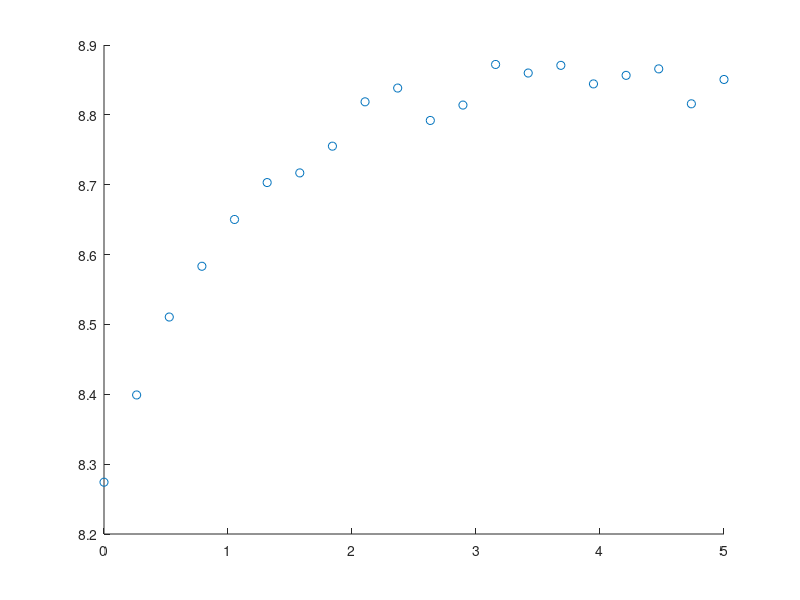

Source code (MATLAB): (Note: this script raises an error after producing the figure.)

A = .5;
B = 3;
C = 7;
D = 1.2;
X = linspace(0, 5, 20);
Y = D*atan(B*(X+A))+C;
Yn = Y + .1.*rand(1, length(Y));

scatter(X, Yn)

% Define Start points, fit-function and fit curve

% fo = fitoptions;
% fo.MaxIter = 100e3;

x0 = [.7 2 3 1]; 

func = @(a,b,c,d,x) d*atan(b*(x+a))+c;
func_lsq = @(x,xdata) x(4)*atan(x(2)*(xdata+x(1)))+x(3);

fitfun = fittype( func );


[fitted_curve,gof] = fit(X',Yn',fitfun);%, options);

% Save the coeffiecient values for a,b,c and d in a vector
coeffvals = coeffvalues(fitted_curve)
% Plot results
scatter(X, Yn, 'r+')
hold on
plot(X,fitted_curve(X))
hold off

% c = lsqcurvefit(func_lsq, x0, X, Yn);



% % This script is built-off phase_to_x but uses correctData().
% %
% %
% 
% len = 0.5; % meters
% Vp0 = 86.207e6; % m/s
% iv_conv = 9.5e-3; % A/V
% 
% load(fullfile("","","FOS1_Data.mat"));
% 
% % analysis_freqs = [1, 5, 50].*1e9; % Frequencies to plot [GHz]
% % analysis_freqs = [1, 5, 10, 15].*1e9; % Frequencies to plot [GHz]
% analysis_freqs = [1,2, 3, 4, 5, 10, 15, 20, 30, 40, 50].*1e9; % Frequencies to plot [GHz]
% % analysis_freqs = (1:50).*1e9;
% 
% dp_idx = datapoint_index;
% phase = Pb1a2;
% vbias = Vbias;
% 
% % Get unique frequencies
% frequencies = unique(freq);
% 
% % Process each frequency
% for f = analysis_freqs
% 	
% 	% Find indecies for this frequency
% 	fIdx = (freq == f);
% 
% 	struct_key = string(strcat('f', num2str(f/1e9)));
% 	
% 	dp_idx_s = dp_idx(fIdx);
% 	vbias_s = vbias(fIdx);
% 	phase_s = phase(fIdx);
% 	
% 	% Apply drift correction, unwrap phase, and normalize
% 	[cp, vb] = correctData(phase_s, vbias_s, dp_idx_s, f, true, true, false);
% 	
% 	% Get bias currents
% 	I = iv_conv.*vb;
% 	
% 	% Remove zero point (don't divide by zero)
% 	I_calc = I(cp ~= 0);
% 	cp_calc = cp(cp ~= 0);
% 	
% 	% Calculate q
% 	q = sqrt(180.*f.*len./abs(cp_calc)./Vp0).*abs(I_calc);
% 	
% 	% Save to structs
% 	q_vals.(struct_key) = q;
% 	I_vals.(struct_key) = I;
% 	phase_vals.(struct_key) = cp;
% 	
% end
% 
% %% Show summary
% 
% lw = 1.5;
% mkz = 10;
% 
% figure(1);
% hold off;
% 
% figure(2);
% hold off;
% 
% mt = MTable();
% mt.title("Nonlinearity Summary");
% mt.row(["Freq (GHz)", "avg(q) [mA]", "min(q) [mA]", "max(q) [mA]", "stdev(q) [mA]"]);
% 
% legend_vals = {};
% 
% all_qs = [];
% avg_q = [];
% std_q  = [];
% 
% % Process each frequency
% for f = analysis_freqs
% 
% 	% Get key
% 	struct_key = string(strcat('f', num2str(f/1e9)));
% 	
% 	% Get data
% 	q = q_vals.(struct_key);
% 	I = I_vals.(struct_key);
% 	phase = phase_vals.(struct_key);
% 	
% 	% Add all qs
% 	all_qs = [all_qs, q];
% 	avg_q = [avg_q, mean(q)];
% 	std_q = [std_q, std(q)];
% 	
% 	% Add to graphs
% 	figure(1);
% 	plot(I, phase, 'Marker', '+', 'LineStyle', ':', 'LineWidth', lw, 'MarkerSize', mkz);
% 	hold on;
% 	
% 	figure(2);
% 	plot(I(phase ~= 0), q, 'Marker', '+', 'LineStyle', ':', 'LineWidth', lw, 'MarkerSize', mkz);
% 	hold on;
% 	
% 	% Add to table
% 	mt.row([string(num2str(f/1e9)), string(num2str(mean(q.*1e3))), string(num2str(min(q.*1e3))), string(num2str(max(q.*1e3))), string(num2str(std(q.*1e3))) ]);
% 	
% 	% Add to legend
% 	legend_vals = [legend_vals(:)', {strcat(num2str(f/1e9), " GHz")}];
% end
% 
% all_q_mean = mean(all_qs)*1e3;
% all_q_std = std(all_qs)*1e3;
% 
% % Print table
% disp(mt.str());
% displ(newline, "Total Average: ", all_q_mean, " mA");
% displ("Total St.Dev.: ", all_q_std, " mA");
% 
% % Finish graphs
% figure(1);
% grid on;
% legend(legend_vals{:});
% title("Phase Change from Zero-Bias");
% xlabel("Bias Current (mA)");
% ylabel("\Delta Phase (deg)");
% 
% c_std = [1, 1, 1].*0.3;
% c_mean = [0, 0, 0];
% figure(2);
% grid on;
% legend(legend_vals{:});
% title("Nonlinearity Estimate");
% xlabel("Bias Current (mA)");
% ylabel("q (A)");
% hlin(all_q_mean/1e3, 'LineStyle', '--', 'Color', c_mean);
% hlin((all_q_mean+all_q_std)/1e3, 'LineStyle', '--', 'Color', c_std);
% hlin((all_q_mean-all_q_std)/1e3, 'LineStyle', '--', 'Color', c_std);
% 
% % Plot over frequency
% figure(3);
% hold off;
% plot(analysis_freqs./1e9, avg_q, 'Marker', '+', 'LineStyle', ':', 'LineWidth', lw, 'MarkerSize', mkz);
% hold on;
% plot(analysis_freqs./1e9, std_q, 'Marker', '+', 'LineStyle', ':', 'LineWidth', lw, 'MarkerSize', mkz);
% grid on;
% xlabel("Frequency (GHz)");
% ylabel("q (A)");
% title("Nonlinearity over frequency");
% legend("Mean", "Standard Deviation");
% 
% % Plot histogram
% sel_qs = all_qs(all_qs < 0.4);
% figure(4);
% hold off;
% histogram(sel_qs, 'FaceColor', [0, 0, .7]);
% hold on;
% vlin(mean(sel_qs), "LineStyle", '--', 'Color', c_mean);
% vlin(mean(sel_qs)-std(sel_qs), "LineStyle", ':', 'Color', c_std);
% vlin(mean(sel_qs)+std(sel_qs), "LineStyle", ':', 'Color', c_std);
